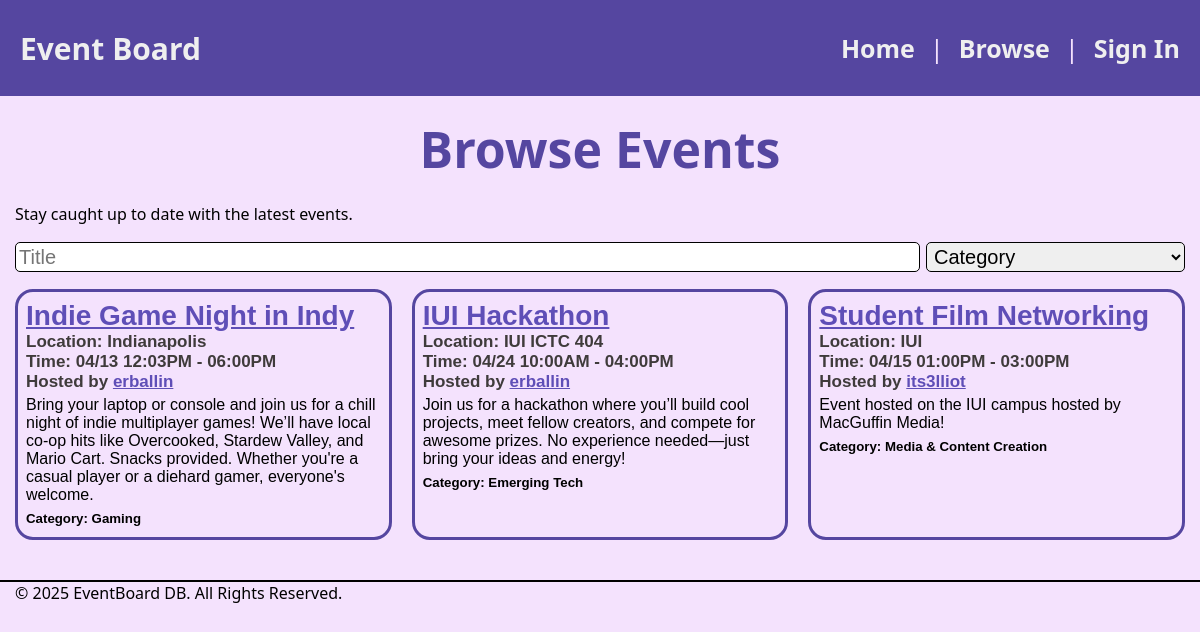
Page /browse.php on the earlier database version.
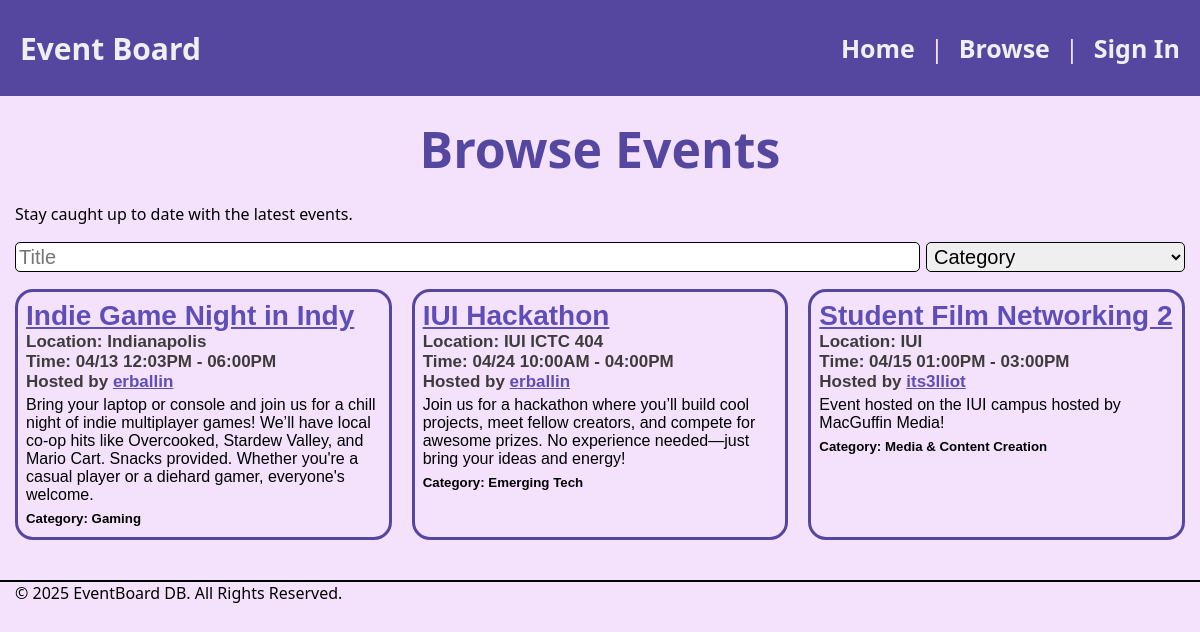
Same page on the later database version.
### tables this page shows
CREATE TABLE `events` (
  `event_id` int(11) NOT NULL,
  `title` varchar(100) NOT NULL,
  `description` text DEFAULT NULL,
  `location` varchar(200) DEFAULT NULL,
  `start_time` datetime NOT NULL,
  `end_time` datetime NOT NULL,
  `host_id` int(11) NOT NULL,
  `board_id` int(11) DEFAULT NULL,
  `category_id` int(11) DEFAULT NULL,
  `created_at` timestamp NOT NULL DEFAULT current_timestamp(),
  `updated_at` timestamp NOT NULL DEFAULT current_timestamp() ON UPDATE current_timestamp()
);

CREATE TABLE `users` (
  `user_id` int(11) NOT NULL,
  `username` varchar(50) NOT NULL,
  `email` varchar(100) NOT NULL,
  `password` text NOT NULL,
  `display_name` varchar(100) DEFAULT NULL,
  `location` varchar(100) DEFAULT NULL,
  `created_at` timestamp NOT NULL DEFAULT current_timestamp()
);

CREATE TABLE `categories` (
  `category_id` int(11) NOT NULL,
  `name` varchar(50) NOT NULL,
  `description` text DEFAULT NULL
);

### browse.php (the view, shortened to what this page needs)
<?php
include ('includes/header.php');
?>
<?php include 'database.php'; ?>
<div class="main">Browse Events</div>
<p>Stay caught up to date with the latest events.</p>
<div class="inputBar">
  <input type="text" placeholder="Title">
  <select name="Category" id="categorySelect" aria-placeholder="Category">
    <option value="none" selected>Category</option>
  </select>
</div>
<div class="eventBoard">
  <?php
  $sql = "
    SELECT
        events.event_id,
        events.title,
        events.description,
        events.location,
        events.start_time,
        events.end_time,
        events.host_id,
        events.category_id,
        events.created_at,
        users.username,
        categories.name AS category_name
    FROM events
    JOIN users ON events.host_id = user_id
    JOIN categories ON events.category_id = categories.category_id
    ";
  $result = $conn->query($sql);
  while ($row = $result->fetch_assoc()) {
    $startDate=strtotime($row['start_time']);
    $endDate=strtotime($row['end_time']);
    echo "<div class='event'>";
    echo '<h1><a href="event.php?eventId=' . htmlspecialchars($row['event_id']) . '">' . htmlspecialchars($row['title']) . '</a></h1>';
    echo '<h2>Location: ' . htmlspecialchars($row['location']) . '</h2>';
    if (date('Y-m-d', $startDate) === date('Y-m-d', $endDate)) {
        echo '<h2>Time: ' .  date('m/d h:iA', $startDate) . ' - ' .  date('h:iA', $endDate) . '</h2>';
    } else {
        echo '<h2>Time: ' .  date('m/d h:iA', $startDate) . ' - ' .  date('m/d h:iA', $endDate) . '</h2>';
    }
    echo '<h3>Hosted by <a href="user.php?userId=' . htmlspecialchars($row['host_id']) . '">'.htmlspecialchars($row['username']).'</a></h3>';
    echo "<p>".htmlspecialchars($row['description'])."</p>";
    echo "<h5>Category: ". htmlspecialchars($row['category_name']) ."</h5>";
    echo "</div>";
  }
  ?>
</div>
<?php
include ('includes/footer.php');

### includes/header.php (shortened to what this page needs)
<!DOCTYPE HTML>
<html>
    <head>
        <link type="text/css" rel="stylesheet" href="www/css/styles.css" />
    </head>
    <body>
        <nav>
            <p><a href="index.php">Event Board</a></p>
            <div class="links">
                <a href="index.php">Home</a> |
                <a href="browse.php">Browse</a> |
                <?php
                    if (!isset($_SESSION['user_id'])) {
                        echo "<a href='signin.php'>Sign In</a>";
                    } else {
                        echo '<a href="event_form.php">Create Event</a> |';
                        echo "<a href='account.php?userId=" . $_SESSION['user_id'] ."'>" . $_SESSION['username'] . "</a>";
                    }
                ?>
            </div>
        </nav>
        <div class="wrapper">

### includes/footer.php (shortened to what this page needs)
</div>
<div id="footer" style="margin-top: 40px;">
    <hr style="border: 1px solid black;"/>
    <div class="wrapper">
        &copy <?php echo date("Y") ?> EventBoard DB. All Rights Reserved.
    </div>
</div>
</body>
</html>

### www/css/styles.css (style rules this page uses)
* { margin: 0; padding: 0; box-sizing: border-box; }
html, body { height: 100%; font-family: sans; background-color: #f4e2fd; }
h1, h2, h3, h4, h5, h6, p { margin-bottom: 16px; }
nav { min-height: 100px; border-bottom: 4px solid #f4e2fd; display: flex; align-items: center; justify-content: space-between; padding: 0 20px; font-size: 25px; color: #f4e2fd; background-color: #5546a0; }
nav .links { display: flex; align-items: center; justify-content: space-between; gap: 15px; }
nav p { margin: 0; font-size: 30px; padding: 0; }
nav a { text-decoration: none; color: #efefef; font-weight: 900; text-decoration-thickness: 2px; }
.main { color: #5546a0; font-size: 50px; text-align: center; padding-top: 15px; padding-bottom: 20px; font-weight: 700; margin: 0 !important; }
.wrapper { max-width: 1250px; margin: 0 auto; padding: 0 15px; }
.eventBoard { display: flex; align-items: stretch; justify-content: flex-start; flex-wrap: wrap; gap: 20px; }
.event { flex: 1; border: 3px solid #5546a0; border-radius: 18px; padding: 8px; font-family: sans-serif; min-width: 350px; }
.event h1 { font-size: 28px; margin-bottom: 0px; }
.event h2, .event h3 { font-size: 17px; margin-bottom: 0px; color: rgb(63, 59, 59); }
.event p { margin: 4px 0 0 0; }
.event h5 { margin: 7px 0 3px 0; }
.event a { color: #5f4eb7; }
.inputBar { margin: 17px 0px; display: flex; align-items: stretch; gap: 6px; justify-content: stretch; }
.inputBar * { flex: 0.2; }
.inputBar input { flex: 1; }
.inputBar input, .inputBar select { border: 1px solid black; border-radius: 5px; font-size: 20px; padding: 2px 3px; }

Differences in the rows shown:
changed events "IUI": title "Student Film Networking" → "Student Film Networking 2"
